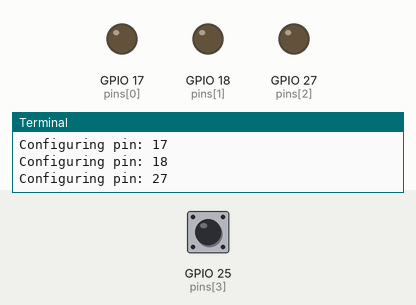
This program was run on a simulated Raspberry Pi (BCM pin numbers). Parts: output pins drawn as LEDs (lit = HIGH), the last lines printed to the terminal. The inputs (shaded band) are chosen by the test bench; at power-on: GPIO 25 (pins[3]) HIGH. Random numbers come from a fixed seed.

Above: at 1.2 s.
1.3 s: GPIO 25 (pins[3]) pulled LOW for 1 s
At 2.3 s:
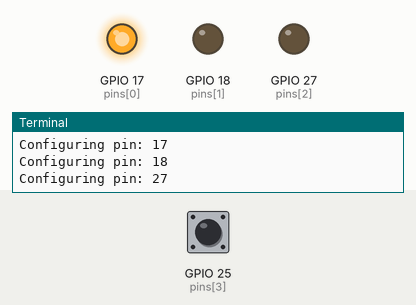
3.8 s: GPIO 25 (pins[3]) pulled LOW for 0.15 s
At 4.2 s:
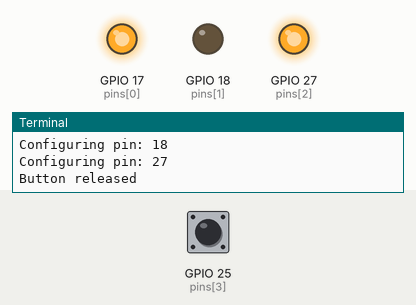
5.4 s: GPIO 25 (pins[3]) pulled LOW for 0.15 s
At 6.6 s:
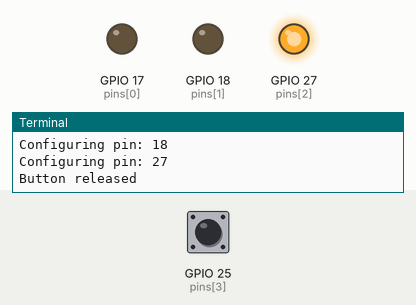
7.0 s: GPIO 25 (pins[3]) pulled LOW for 3.2 s
At 7.8 s:
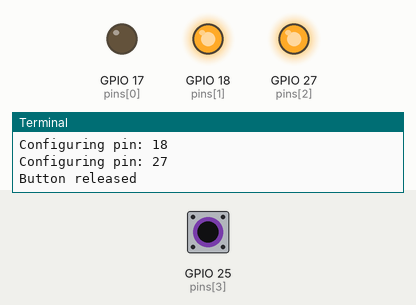
11.7 s: GPIO 25 (pins[3]) pulled LOW for 0.15 s
At 12.6 s:
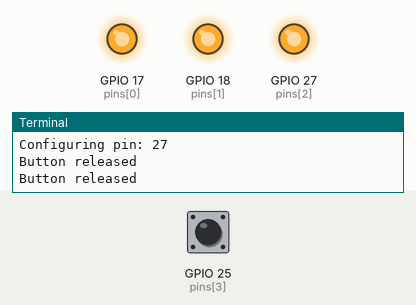
13.3 s: GPIO 25 (pins[3]) pulsed LOW 5 times (0.12 s each, 0.3 s apart)
At 15.9 s:
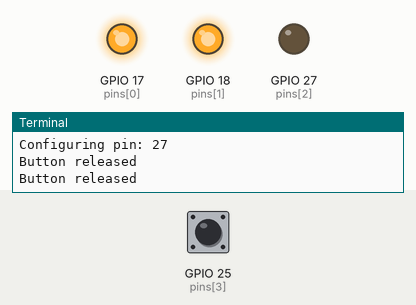
Timing chart, 0 to 17.3 s (numbered marks = the images above; inputs shaded):
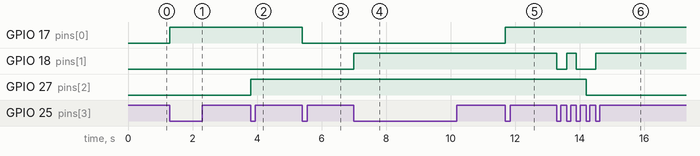

Measured:
- after the input at 1.3 s, GPIO 17 (pins[0]): LOW → HIGH at once
- after the input at 3.8 s, GPIO 27 (pins[2]): LOW → HIGH at once
- after the input at 5.4 s, GPIO 17 (pins[0]): HIGH → LOW at once
- after the input at 7.0 s, GPIO 18 (pins[1]): LOW → HIGH at once
- after the input at 11.7 s, GPIO 17 (pins[0]): LOW → HIGH at once
- after the input at 13.3 s, GPIO 18 (pins[1]): HIGH → LOW at once, → HIGH 0.30 s later, → LOW 0.30 s later, → HIGH 0.60 s later; GPIO 27 (pins[2]): HIGH → LOW after 0.90 s

The program:

jaa369_tutorial2-led.py
```python
# Jesse Aguirre
# CME466: Intro to Raspberry Pi P1
# 2024-01-11

import RPi.GPIO as GPIO
import time
import random

pins = (17, 18, 27, 25) # Blue, Green, Red, Switch
rgb_B = 17
rgb_G = 18
rgb_R = 27
switch = 25
colors = (rgb_B, rgb_G, rgb_R)
def setup(pins):
    GPIO.setmode(GPIO.BCM) # Numbers GPIOs by physical location
    for i in range(len(pins)-1):
        print("Configuring pin: " + str(pins[i]))
        GPIO.setup(pins[i], GPIO.OUT) # Set all LED pins mode as output
    GPIO.setup(pins[3], GPIO.IN, pull_up_down=GPIO.PUD_UP) # Set button pin mode as input pull-up to HIGH level(3.3V)
    GPIO.add_event_detect(pins[3], GPIO.BOTH, callback=detect, bouncetime=200) # wait for falling

def detect(chn):
    Led(GPIO.input(pins[3]))

def loop():
    while True:
        pass


def destroy():
    for i in range(len(pins) - 1):
        GPIO.output(pins[i], GPIO.LOW) # Turn off all LEDs
    GPIO.cleanup() # Release resource

# Each time the button is pressed, the LED will change color based on list
def Led(x):
    if x == 0:
        # Randomize an index between 0-2 to determine which color to turn on/off
        rand = random.randint(0,2)
        if GPIO.input(colors[rand]) == GPIO.LOW:
            GPIO.output(colors[rand], GPIO.HIGH)
        else:
            GPIO.output(colors[rand], GPIO.LOW)
    else:
        print("Button released")


if __name__ == '__main__': # Program starts from here
    setup(pins)
    try:
        loop()
    except KeyboardInterrupt: # When 'Ctrl+C' is pressed, the child program destroy() will be executed.
        destroy()
```
